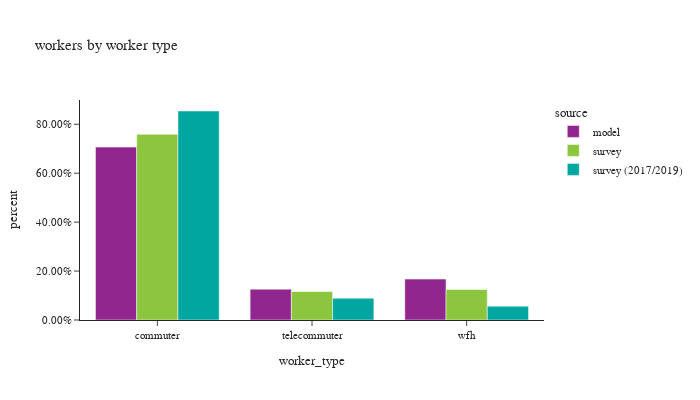

The notebook cell this image was saved under:
### Markdown cell above
## worker counts

### Code cell
# worker counts by worker type
df_worker_count = workers.groupby(['source','worker_type'])['pdexpfac']. \
    sum().reset_index()
df_worker_count['percent'] = df_worker_count.groupby(['source'], group_keys=False)['pdexpfac']. \
    apply(lambda x: x / float(x.sum()))

df_worker_count_ct = workers.groupby(['source','worker_type'])['pdexpfac'].count().reset_index(). \
    rename(columns={'pdexpfac':'sample count'})
df_worker_count = df_worker_count.merge(df_worker_count_ct, on=['source','worker_type']). \
    rename(columns={'pdexpfac':'total count'})
# df_worker_count_ct

fig = px.bar(df_worker_count.sort_values(by=['source']), x="worker_type", y="percent",
             color="source", barmode="group",hover_data=['sample count','total count'],
             title="workers by worker type")
fig.update_layout(height=400, width=700, font=dict(size=11),
                  yaxis_tickformat = '.2%')
fig.show()

### Figure 1 — Plotly figure (JSON) as saved in the notebook; plotly's stock layout.template omitted (floating-point values rounded to 4 significant figures)
{"data": [{"alignmentgroup": "True", "customdata": [[1612000.0, 1612000.0], [287400.0, 287400.0], [381600.0, 381600.0]], "hovertemplate": "source=model<br>worker_type=%{x}<br>percent=%{y}<br>sample count=%{customdata[0]}<br>total count=%{customdata[1]}<extra></extra>", "legendgroup": "model", "marker": {"color": "#91268F", "pattern": {"shape": ""}}, "name": "model", "offsetgroup": "model", "orientation": "v", "showlegend": true, "textposition": "auto", "type": "bar", "x": ["commuter", "telecommuter", "wfh"], "xaxis": "x", "y": [0.7068, 0.126, 0.1673], "yaxis": "y"}, {"alignmentgroup": "True", "customdata": [[2090.0, 1536000.0], [761.0, 235300.0], [750.0, 251800.0]], "hovertemplate": "source=survey<br>worker_type=%{x}<br>percent=%{y}<br>sample count=%{customdata[0]}<br>total count=%{customdata[1]}<extra></extra>", "legendgroup": "survey", "marker": {"color": "#8CC63E", "pattern": {"shape": ""}}, "name": "survey", "offsetgroup": "survey", "orientation": "v", "showlegend": true, "textposition": "auto", "type": "bar", "x": ["commuter", "telecommuter", "wfh"], "xaxis": "x", "y": [0.7592, 0.1163, 0.1245], "yaxis": "y"}, {"alignmentgroup": "True", "customdata": [[5975.0, 1391000.0], [483.0, 145100.0], [568.0, 92140.0]], "hovertemplate": "source=survey (2017/2019)<br>worker_type=%{x}<br>percent=%{y}<br>sample count=%{customdata[0]}<br>total count=%{customdata[1]}<extra></extra>", "legendgroup": "survey (2017/2019)", "marker": {"color": "#00A7A0", "pattern": {"shape": ""}}, "name": "survey (2017/2019)", "offsetgroup": "survey (2017/2019)", "orientation": "v", "showlegend": true, "textposition": "auto", "type": "bar", "x": ["commuter", "telecommuter", "wfh"], "xaxis": "x", "y": [0.8543, 0.08912, 0.05658], "yaxis": "y"}], "layout": {"barmode": "group", "font": {"size": 11}, "height": 400, "legend": {"title": {"text": "source"}, "tracegroupgap": 0}, "title": {"text": "workers by worker type"}, "width": 700, "xaxis": {"anchor": "y", "domain": [0.0, 1.0], "title": {"text": "worker_type"}}, "yaxis": {"anchor": "x", "domain": [0.0, 1.0], "tickformat": ".2%", "title": {"text": "percent"}}}}
